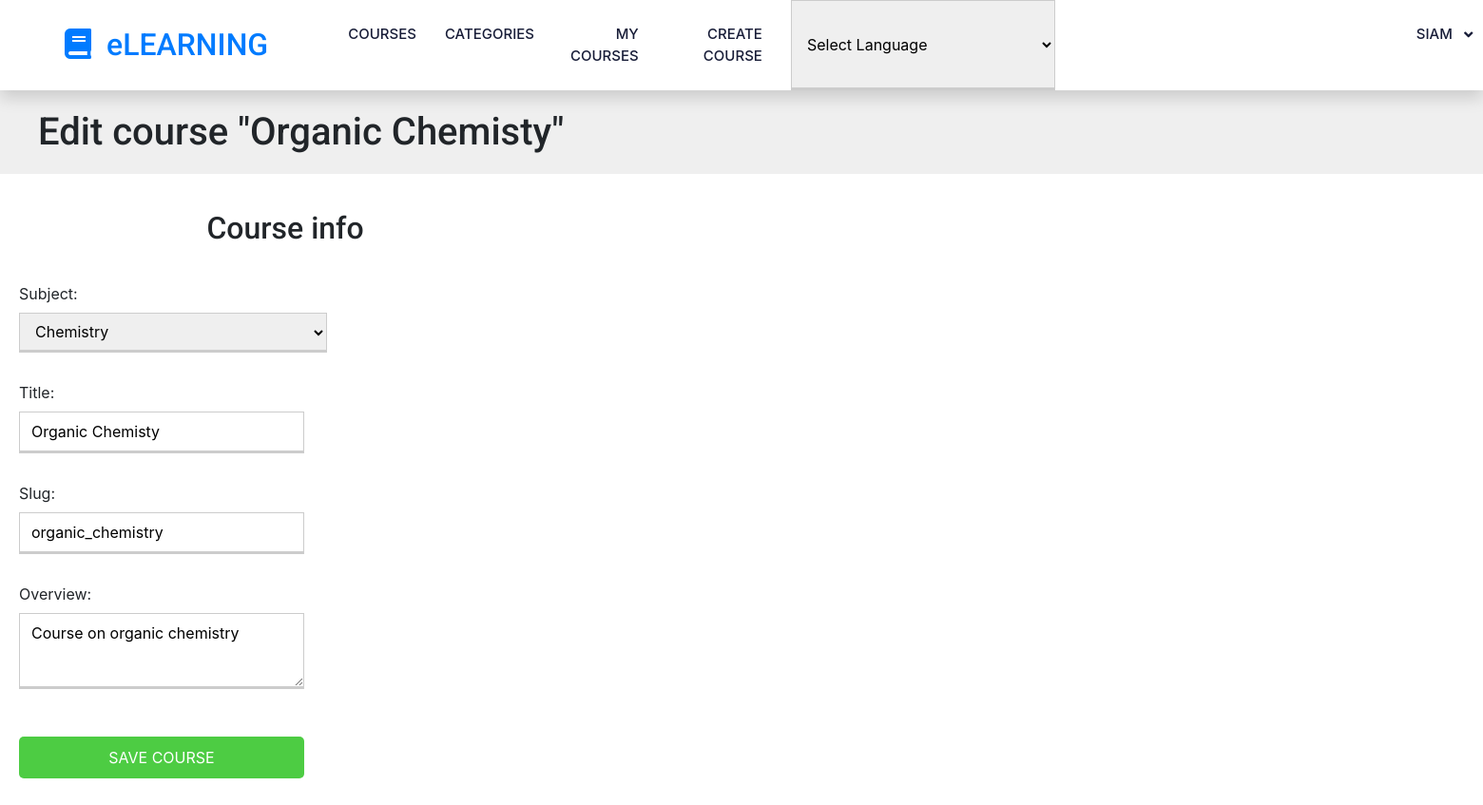
The page /course/3/edit/ (signed in) on the database its author committed.
### courses/models.py (models this page shows, shortened)
class Course(models.Model):
    owner = models.ForeignKey(User,
                    related_name='courses_created',
                    on_delete=models.CASCADE)
    subject = models.ForeignKey(Subject, related_name='courses',
                        on_delete=models.CASCADE)
    title = models.CharField(max_length=200)
    slug = models.SlugField(max_length=200, unique=True)
    overview = models.TextField()
    created = models.DateTimeField(auto_now_add=True)
    students = models.ManyToManyField(User,
                                      related_name='courses_joined',
                                      blank=True)
    class Meta:
        ordering = ['-created']

class Subject(models.Model):
    title = models.CharField(max_length=200)
    slug = models.SlugField(max_length=200, unique=True)
    class Meta:
        ordering = ['title']
    def __str__(self):
        return self.title

### courses/views.py (the view)
class CourseUpdateView(PermissionRequiredMixin,
                        OwnerCourseEditMixin, UpdateView):
    permission_required = 'courses.change_course'

### courses/templatetags/course.py (called while the page is built)
@register.filter(name='has_group')
def has_group(user, group_name):
    group = Group.objects.get(name=group_name)
    return True if group in user.groups.all() else False

### templates/courses/manage/course/form.html (shortened to what this page needs)
{% extends "base.html" %}
{% block content %}
  <h1>
    {% if object %}
      Edit course "{{ object.title }}"
    {% else %}
      Create a new course
    {% endif %}
  </h1>
  <div class="module">
    <h2>Course info</h2>
    <form action="." method="post">
      {{ form.as_p }}
      <p><input type="submit" value="Save course"></p>
    </form>
  </div>
{% endblock %}

### templates/base/navbar.html (shortened to what this page needs)
{% load course %}
{% url 'course_list' as course_list %}
{% url 'home' as home_url %}
{% url 'sub_list' as subject_url %}
{% url 'manage_course_list' as mine %}
{% url 'student_course_list' as std %}
{% url 'course_create' as create_url %}
{% load static %}
<link rel="stylesheet" href="{% static 'css/style.css' %}">
<nav class="navbar navbar-expand-lg bg-white navbar-light shadow sticky-top p-0">
  <a href="{% url 'home' %}" class="navbar-brand d-flex align-items-center px-4 px-lg-5">
      <h2 class="m-0 text-primary"><i class="fa fa-book me-3"></i>eLEARNING</h2>
  </a>
  <div class="collapse navbar-collapse" style="text-align: right;" id="navbarCollapse">
      <div class="navbar-nav ms-auto p-4 p-lg-0">
        <ul class="navbar-nav mr-auto">
          <li class="nav-item {% if request.path == course_list %}active{% endif %}">
            <a class="nav-link" href="{{ course_list }}" style="text-align: right;">Courses <span class="sr-only">(current)</span></a>
          </li>
          <li class="nav-item {% if request.path == subject_url %}active{% endif %}">
            <a class="nav-link" href="{{ subject_url }}">Categories</a>
          </li>
        </ul>
        <div class="collapse navbar-collapse" id="navbarCollapse">
          {% if user.is_authenticated %}
            <ul class="navbar-nav ml-auto">
             {% if request.user|has_group:"Instructors" %}
              <li class="nav-item {% if request.path == mine %}active{% endif %}">
                <a class="nav-link" href="{{mine}}">My Courses</a>
              </li>
              <li class="nav-item {% if request.path == create_url %}active{% endif %}">
                <a class="nav-link" href="{{create_url}}">Create Course</a>
              </li>
              {% else %}
              <li class="nav-item {% if request.path == std %}active{% endif %}">
                <a class="nav-link" href="{{std}}">Enrolled Courses</a>
              </li>
              {% endif %}
     <select onchange="doGTranslate(this);"><option value="">Select Language</option></select>
                <li class="nav-item" style="margin-left: 380px;">
                  <a class="nav-link dropdown-toggle" href="#" id="userMenu"
                    data-toggle="dropdown" aria-haspopup="true"
                    aria-expanded="false">
                    {{ user.username }}
                  </a>
                </li>
              </ul>
            {% endif %}
          </div>
       </div>
          </div>
</nav>

### static/css/slider.css (style rules this page uses)
h2 { text-align:center; padding: 20px; }

### static/css/base.css (style rules this page uses)
body { margin:0; font-family:'Roboto', sans-serif; font-weight:400; color:#333; }
a { color:#3fad37; text-decoration:none; }
ul { float:left; }
h1, h2, h3, h4, h5, h6 { font-family:'Roboto', sans-serif; font-weight:300; }
h1 { background:#efefef; width:100%; overflow:auto; padding:20px 0 20px 40px; margin:0; }
.module { padding:10px 20px; float:left; width:600px; }
.module p { margin:10px 0 20px; width:100%; float:left; }
form p { overflow:auto; }
label { float:left; clear:both; margin:0 0 8px 0; }
input, select, textarea { border:1px solid #ccc; border-bottom:3px solid #ccc; padding:8px 12px; font-size:16px; font-family:'Roboto', sans-serif; float:left; clear:both; width:300px; }
textarea { height:80px; }
select { width:324px; }
input[type=submit], a.button { border-radius:5px; background:#4dcc43; color:#fff; font-size:16px; text-transform:uppercase; border:none; padding:10px 20px; margin:20px 0; }

### static/css/style.css (style rules this page uses)
:root { --primary: #06BBCC; --light: #F0FBFC; --dark: #181d38; }
.navbar .dropdown-toggle::after { border: none; content: "\f107"; font-family: "Font Awesome 5 Free"; font-weight: 900; vertical-align: middle; margin-left: 8px; }
.navbar-light .navbar-nav .nav-link { margin-right: 30px; padding: 25px 0; color: #FFFFFF; font-size: 15px; text-transform: uppercase; outline: none; }
.navbar-light .navbar-brand, .navbar-light a.btn { height: 75px; }
.navbar-light .navbar-nav .nav-link { color: var(--dark); font-weight: 500; }
.navbar-light.sticky-top { top: -100px; transition: .5s; }

### templates/base/navbar.html (style rules this page uses)
body { top:0 !important; }

### rows shown on the page
Course: title "Organic Chemisty", subject "Chemistry", slug "organic_chemistry", overview "Course on organic chemistry"
Subject: title "Organic Chemisty"

### other values the page prints
{{ user.username }} "SIAM"
